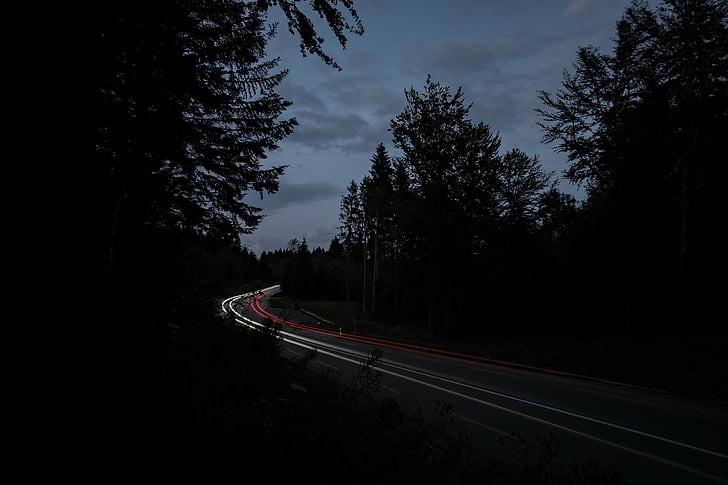
#> input picture pertemuan7/pohon.jpg, 728 x 485 px
$ python sobel.py   (older library calls are emulated)
#> lines starting #> are read from the running program, lines starting #| are printed output that depends on the picture
import cv2
import numpy as np
import matplotlib.pyplot as plt


image_color = cv2.imread('pohon.jpg')
#> image_color is the input picture: shape (485, 728, 3); mean B, G, R 25.5, 21.4, 18.2
image_gray = cv2.cvtColor(image_color, cv2.COLOR_BGR2GRAY)
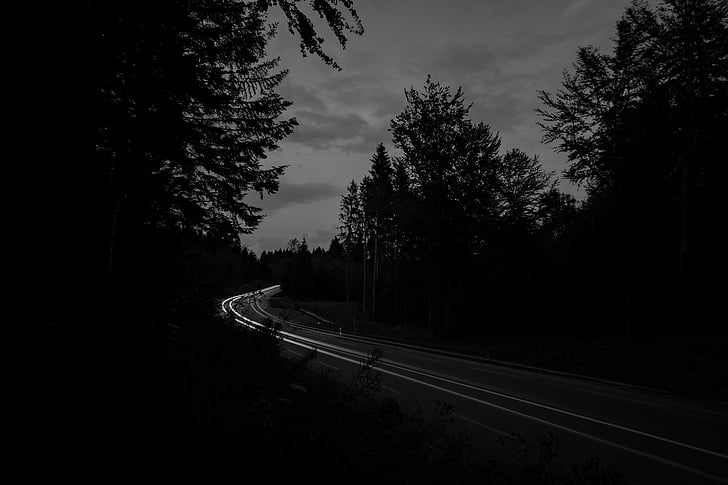
#> image_gray: shape (485, 728); min 0, max 255, mean 20.9


sobel_x = cv2.Sobel(image_gray, cv2.CV_64F, 1, 0, ksize=3)
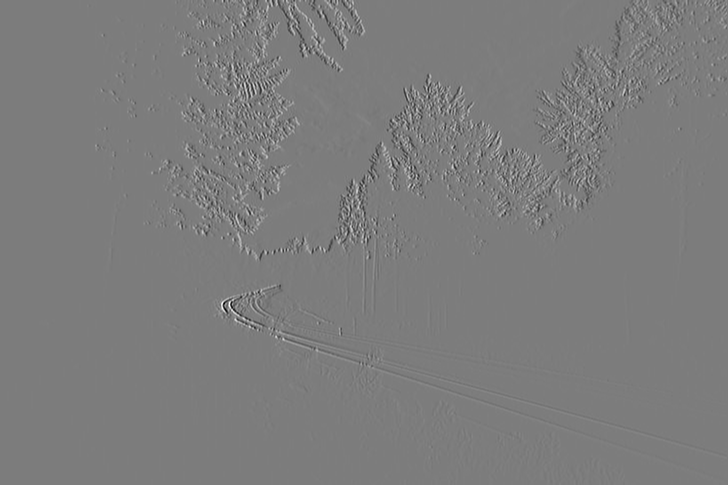
#> sobel_x: shape (485, 728) float64; min -790, max 822, mean 0.1; drawn with min black and max white
sobel_y = cv2.Sobel(image_gray, cv2.CV_64F, 0, 1, ksize=3)
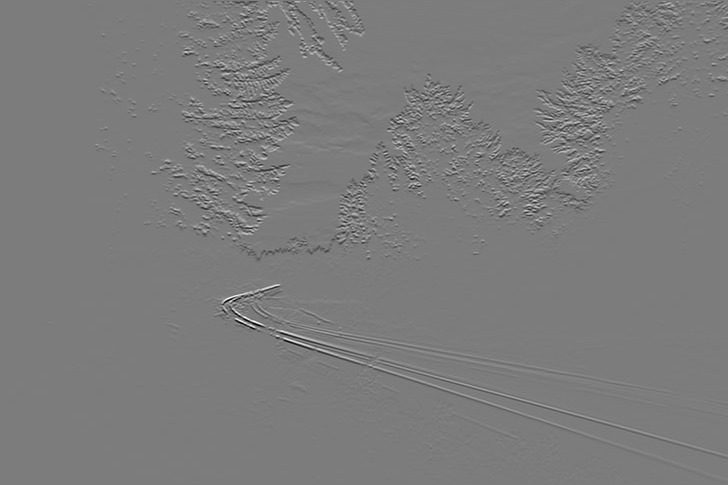
#> sobel_y: shape (485, 728) float64; min -840, max 880, mean -0.8; drawn with min black and max white
sobel = np.sqrt(sobel_x**2 + sobel_y**2)
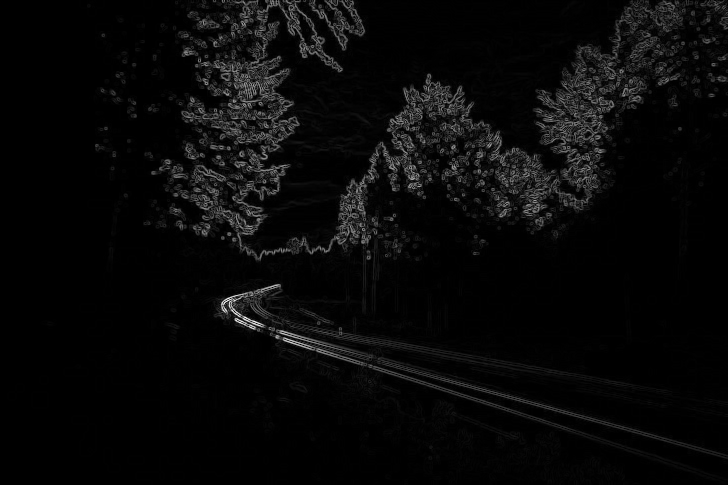
#> sobel: shape (485, 728) float64; min 0, max 955, mean 33.1; drawn with min black and max white


plt.figure(figsize=(10, 5))

plt.subplot(1, 2, 1)
plt.imshow(image_gray, cmap='gray')
plt.title('Citra Asli')
plt.axis('off')

plt.subplot(1, 2, 2)
plt.imshow(sobel, cmap='gray')
plt.title('Deteksi Tepi Sobel')
plt.axis('off')

plt.show()
